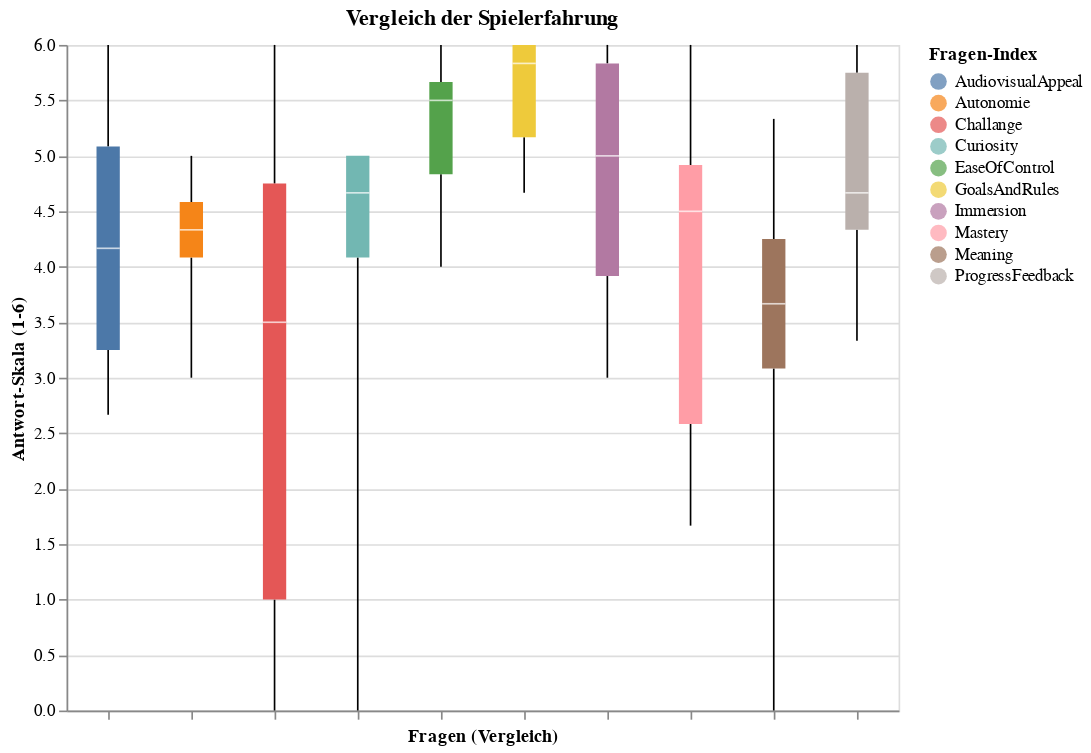

This figure's notebook cell:
### Code cell
visualize_boxplotted(df_aggregated_ohne)

### Figure 1 — Vega-Lite specification as saved in the notebook (floating-point values rounded to 4 significant figures)
{"config": {"view": {"continuousWidth": 300, "continuousHeight": 300}}, "data": {"name": "data-38817a5874d54534f7f7be8ab9a15244"}, "mark": {"type": "boxplot", "extent": "min-max"}, "encoding": {"color": {"field": "Frage", "legend": {"labelLimit": 300, "title": "Fragen-Index"}, "type": "nominal"}, "tooltip": [{"field": "Frage", "type": "nominal"}, {"field": "Score", "type": "quantitative"}], "x": {"axis": {"labels": false}, "field": "Frage", "title": "Fragen (Vergleich)", "type": "nominal"}, "y": {"field": "Score", "scale": {"domain": [0, 6]}, "title": "Antwort-Skala (1-6)", "type": "quantitative"}}, "height": 400, "title": "Vergleich der Spielerfahrung", "width": 500, "$schema": "https://vega.github.io/schema/vega-lite/v6.1.0.json", "datasets": {"data-38817a5874d54534f7f7be8ab9a15244": [{"Frage": "EaseOfControl", "Score": 4.667}, {"Frage": "EaseOfControl", "Score": 5.333}, {"Frage": "EaseOfControl", "Score": 5.667}, {"Frage": "EaseOfControl", "Score": 6.0}, {"Frage": "EaseOfControl", "Score": 5.667}, {"Frage": "EaseOfControl", "Score": 4.0}, {"Frage": "GoalsAndRules", "Score": 6.0}, {"Frage": "GoalsAndRules", "Score": 5.667}, {"Frage": "GoalsAndRules", "Score": 4.667}, {"Frage": "GoalsAndRules", "Score": 6.0}, {"Frage": "GoalsAndRules", "Score": 6.0}, {"Frage": "GoalsAndRules", "Score": 5.0}, {"Frage": "Challange", "Score": 0.3333}, {"Frage": "Challange", "Score": 3.0}, {"Frage": "Challange", "Score": 4.0}, {"Frage": "Challange", "Score": 0.0}, {"Frage": "Challange", "Score": 6.0}, {"Frage": "Challange", "Score": 5.0}, {"Frage": "ProgressFeedback", "Score": 4.333}, {"Frage": "ProgressFeedback", "Score": 3.333}, {"Frage": "ProgressFeedback", "Score": 4.333}, {"Frage": "ProgressFeedback", "Score": 6.0}, {"Frage": "ProgressFeedback", "Score": 6.0}, {"Frage": "ProgressFeedback", "Score": 5.0}, {"Frage": "AudiovisualAppeal", "Score": 6.0}, {"Frage": "AudiovisualAppeal", "Score": 5.333}, {"Frage": "AudiovisualAppeal", "Score": 4.0}, {"Frage": "AudiovisualAppeal", "Score": 3.0}, {"Frage": "AudiovisualAppeal", "Score": 2.667}, {"Frage": "AudiovisualAppeal", "Score": 4.333}, {"Frage": "Meaning", "Score": 4.333}, {"Frage": "Meaning", "Score": 5.333}, {"Frage": "Meaning", "Score": 3.0}, {"Frage": "Meaning", "Score": 0.0}, {"Frage": "Meaning", "Score": 4.0}, {"Frage": "Meaning", "Score": 3.333}, {"Frage": "Curiosity", "Score": 4.333}, {"Frage": "Curiosity", "Score": 5.0}, {"Frage": "Curiosity", "Score": 5.0}, {"Frage": "Curiosity", "Score": 0.0}, {"Frage": "Curiosity", "Score": 4.0}, {"Frage": "Curiosity", "Score": 5.0}, {"Frage": "Mastery", "Score": 2.0}, {"Frage": "Mastery", "Score": 4.333}, {"Frage": "Mastery", "Score": 1.667}, {"Frage": "Mastery", "Score": 6.0}, {"Frage": "Mastery", "Score": 5.0}, {"Frage": "Mastery", "Score": 4.667}, {"Frage": "Immersion", "Score": 5.333}, {"Frage": "Immersion", "Score": 6.0}, {"Frage": "Immersion", "Score": 3.667}, {"Frage": "Immersion", "Score": 6.0}, {"Frage": "Immersion", "Score": 4.667}, {"Frage": "Immersion", "Score": 3.0}, {"Frage": "Autonomie", "Score": 4.667}, {"Frage": "Autonomie", "Score": 4.333}, {"Frage": "Autonomie", "Score": 4.0}, {"Frage": "Autonomie", "Score": 4.333}, {"Frage": "Autonomie", "Score": 3.0}, {"Frage": "Autonomie", "Score": 5.0}, {"Frage": "UI", "Score": null}, {"Frage": "UI", "Score": null}, {"Frage": "UI", "Score": null}, {"Frage": "UI", "Score": null}, {"Frage": "UI", "Score": null}, {"Frage": "UI", "Score": null}]}}
